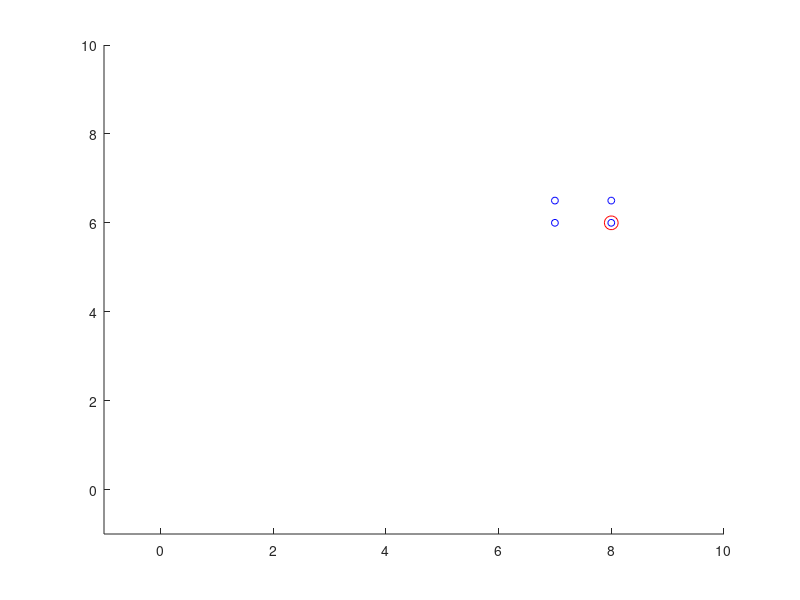

Reproduce this figure in MATLAB.
clearvars;
close all;
clc;

% 두번째 과제는 x,y 좌표가 있고, 회전각 theta가 존재.
% 4개의 point를 kinematic으로 계산할건데 x_goal, y_goal로 평행이동, theta_goal로 회전
function T = move(theta, x, y)
    T = [cosd(theta), -sind(theta), x;
         sind(theta),  cosd(theta), y;
         0,            0,           1];
end

car_width = 0.5;
car_height = 1.0;

x_0 = 0;
y_0 = 0;
theta_0 = 0;
speed = 0.05;

x_goal = 8.0;
y_goal = 6.0;
theta_goal = 90;

x = x_0;
y = y_0;
theta = theta_0;




figure;
hold on;
plot(x_goal, y_goal, 'ro', 'MarkerSize', 10, 'DisplayName', 'Goal');
h0 = plot(x, y, 'bo', 'MarkerSize', 5, 'DisplayName', 'Moving Point');
h1 = plot(x, y, 'bo', 'MarkerSize', 5, 'DisplayName', 'Moving Point');
h2 = plot(x, y, 'bo', 'MarkerSize', 5, 'DisplayName', 'Moving Point');
h3 = plot(x, y, 'bo', 'MarkerSize', 5, 'DisplayName', 'Moving Point');

xlim([-1, 10]);
ylim([-1, 10]);


for t = 1:1000
    %goal grad
    dd_dx = 0;
    dd_dy = 0;
    dd_dtheta = 0;
    if (x-x_goal)^2 + (y-y_goal)^2 < 1
        dd_dx = dd_dx + x - x_goal;
    else
        if x-x_goal == 0
            dd_dx = dd_dx;
        elseif abs(x-x_goal) > x-x_goal
            dd_dx = dd_dx - 1;
        elseif abs(x-x_goal) == x-x_goal
            dd_dx = dd_dx + 1;
        end
    end

    if (x-x_goal)^2 + (y-y_goal)^2  < 1
        dd_dy = dd_dy + y - y_goal;
    else
        if y-y_goal == 0
            dd_dy = dd_dy;
        elseif abs(y-y_goal) > y-y_goal
            dd_dy = dd_dy - 1;
        elseif abs(y-y_goal) == y-y_goal
            dd_dy = dd_dy + 1;
        end
    end

    dd_dtheta = theta - theta_goal;

    
    x = x - speed * dd_dx;
    y = y - speed * dd_dy;
    theta = theta - speed * dd_dtheta;

    T1 = move(theta, x, y);
    p0 = [0; 0; 1];
    p1 = [car_width; 0; 1];
    p2 = [car_width; car_height; 1];
    p3 = [0; car_height; 1];
    

    p0_moved = T1 * p0;
    p1_moved = T1 * p1;
    p2_moved = T1 * p2;
    p3_moved = T1 * p3;
    
    set(h0, 'XData', p0_moved(1), 'YData', p0_moved(2));
    set(h1, 'XData', p1_moved(1), 'YData', p1_moved(2));
    set(h2, 'XData', p2_moved(1), 'YData', p2_moved(2));
    set(h3, 'XData', p3_moved(1), 'YData', p3_moved(2));
    
    pause(0.05);
end

hold off;
